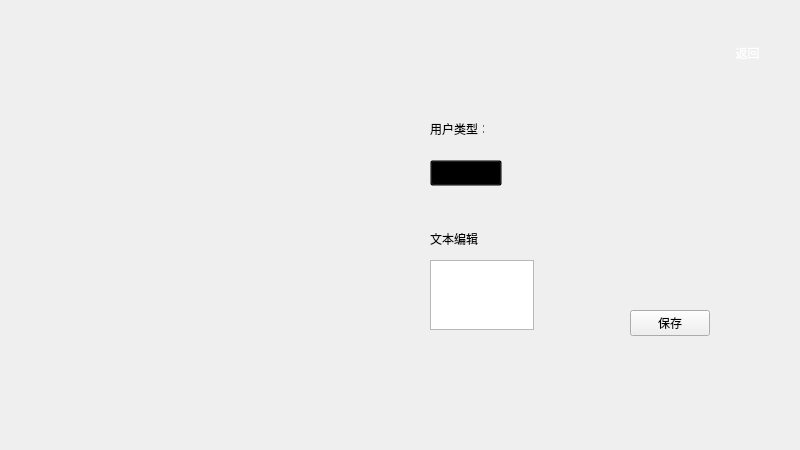
<?xml version="1.0" encoding="UTF-8"?>
<ui version="4.0">
 <class>T3_AF_vocalText</class>
 <widget class="QDialog" name="T3_AF_vocalText">
  <property name="geometry">
   <rect>
    <x>0</x>
    <y>0</y>
    <width>800</width>
    <height>450</height>
   </rect>
  </property>
  <property name="windowTitle">
   <string>Dialog</string>
  </property>
  <widget class="QPushButton" name="_exitPushBtn_">
   <property name="geometry">
    <rect>
     <x>720</x>
     <y>40</y>
     <width>55</width>
     <height>25</height>
    </rect>
   </property>
   <property name="styleSheet">
    <string notr="true">background:transparent;border-width:0;border-style:outset;color:white</string>
   </property>
   <property name="text">
    <string>返回</string>
   </property>
  </widget>
  <widget class="QLabel" name="_backgroundLabel_">
   <property name="geometry">
    <rect>
     <x>360</x>
     <y>40</y>
     <width>405</width>
     <height>360</height>
    </rect>
   </property>
   <property name="styleSheet">
    <string notr="true">border-image: url(:/Pictures/faceHistory_background.png)</string>
   </property>
   <property name="text">
    <string/>
   </property>
  </widget>
  <widget class="QLabel" name="_userTypeLabel_">
   <property name="geometry">
    <rect>
     <x>430</x>
     <y>120</y>
     <width>54</width>
     <height>18</height>
    </rect>
   </property>
   <property name="text">
    <string>用户类型：</string>
   </property>
  </widget>
  <widget class="QLabel" name="_voiceLabel_">
   <property name="geometry">
    <rect>
     <x>430</x>
     <y>230</y>
     <width>51</width>
     <height>18</height>
    </rect>
   </property>
   <property name="text">
    <string>文本编辑：</string>
   </property>
  </widget>
  <widget class="QComboBox" name="_userTypeComboBox_">
   <property name="geometry">
    <rect>
     <x>430</x>
     <y>160</y>
     <width>72</width>
     <height>26</height>
    </rect>
   </property>
   <property name="styleSheet">
    <string notr="true">background:transparent;
</string>
   </property>
  </widget>
  <widget class="QTextEdit" name="_voiceTextEdit_">
   <property name="geometry">
    <rect>
     <x>430</x>
     <y>260</y>
     <width>104</width>
     <height>70</height>
    </rect>
   </property>
   <property name="styleSheet">
    <string notr="true"/>
   </property>
  </widget>
  <widget class="QPushButton" name="_saveBtn_">
   <property name="geometry">
    <rect>
     <x>630</x>
     <y>310</y>
     <width>80</width>
     <height>26</height>
    </rect>
   </property>
   <property name="text">
    <string>保存</string>
   </property>
  </widget>
  <zorder>_backgroundLabel_</zorder>
  <zorder>_exitPushBtn_</zorder>
  <zorder>_userTypeLabel_</zorder>
  <zorder>_voiceLabel_</zorder>
  <zorder>_userTypeComboBox_</zorder>
  <zorder>_voiceTextEdit_</zorder>
  <zorder>_saveBtn_</zorder>
 </widget>
 <resources/>
 <connections/>
</ui>
